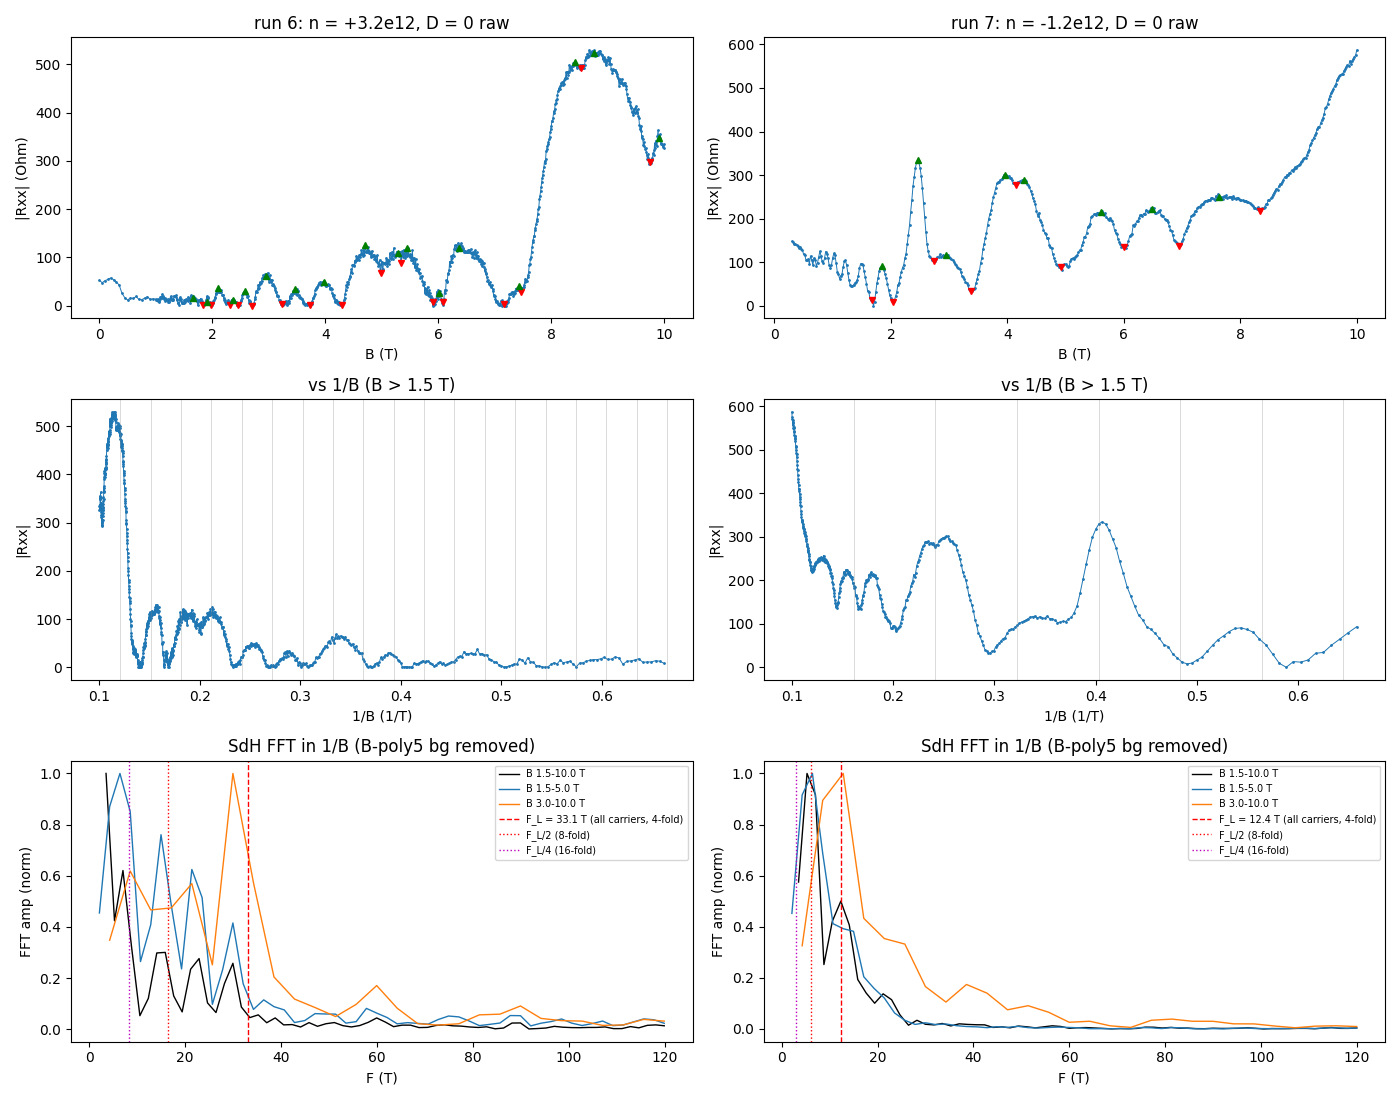

This figure's Python source:
"""sdh-spot-check read: runs 6 (e, n=+3.2e12) and 7 (h, n=-1.2e12), D = 0. Raw R(B), then sdh_onset + FFT in 1/B, LL index guesses."""
import numpy as np, matplotlib
matplotlib.use("Agg")
import matplotlib.pyplot as plt
from hera.analysis import open_run, resolve_channels, sdh_onset, sdh_fft, luttinger_frequency, SdhOnsetError
from scipy.signal import find_peaks
from scipy.ndimage import gaussian_filter1d

fig, ax = plt.subplots(3, 2, figsize=(14, 11))
for j, (rid, n12) in enumerate(((6, 3.2), (7, -1.2))):
    r = open_run(f"data/{rid}")
    ch = {c.cid: c for c in resolve_channels(r.meta)}
    B = r.col("magnet_field"); I = r.col("sr0_X") / ch["sr0"].gain
    R = (r.col("sr1_X") / ch["sr1"].gain) / I
    T = r.col("T_sample")
    o = np.argsort(B); B, R, I, T = B[o], R[o], I[o], T[o]
    FL = luttinger_frequency(abs(n12) * 1e16)
    print(f"\n=== run {rid}: n = {n12:+.1f}e12, F_L = {FL:.1f} T; R {R.min():.1f}..{R.max():.1f} Ohm; I {I.mean()*1e9:.2f} nA; T {T.mean():.3f} K; sign(R) {np.sign(np.median(R))}")
    Rs = np.abs(R)
    ax[0, j].plot(B, Rs, ".-", ms=2, lw=0.7); ax[0, j].set_xlabel("B (T)"); ax[0, j].set_ylabel("|Rxx| (Ohm)"); ax[0, j].set_title(f"run {rid}: n = {n12:+.1f}e12, D = 0 raw")
    # extrema on smoothed trace above 1.5 T
    m = B > 1.5; sm = gaussian_filter1d(Rs[m], 1.5)
    mins, _ = find_peaks(-sm, prominence=5); maxs, _ = find_peaks(sm, prominence=5)
    Bmin, Bmax = B[m][mins], B[m][maxs]
    print("Rxx minima at B =", np.round(Bmin, 2), " -> nu (4 F_L/B) =", np.round(4 * FL / Bmin, 1))
    print("Rxx maxima at B =", np.round(Bmax, 2), " -> nu =", np.round(4 * FL / Bmax, 1))
    ax[0, j].plot(Bmin, Rs[m][mins], "rv", ms=5); ax[0, j].plot(Bmax, Rs[m][maxs], "g^", ms=5)
    # 1/B plot
    ax[1, j].plot(1 / B[m], Rs[m], ".-", ms=2, lw=0.7); ax[1, j].set_xlabel("1/B (1/T)"); ax[1, j].set_ylabel("|Rxx|"); ax[1, j].set_title("vs 1/B (B > 1.5 T)")
    for k in range(1, 40):  # nu = 4k markers for F_L
        x = 4 * k / (4 * FL)
        if 1/10 < x < 1/1.5: ax[1, j].axvline(x, color="gray", lw=0.4, alpha=0.5)
    # onset + FFT
    for bhi in (10.0,):
        try:
            on = sdh_onset(Rs, B, b_hi=bhi, b_lo=1.0, r_full_scale=50e-6 / 10e-9)
            print(on.summary())
        except SdhOnsetError as e:
            print("sdh_onset:", e)
    for lo, hi, col in ((1.5, 10.0, "k"), (1.5, 5.0, "C0"), (3.0, 10.0, "C1")):
        f, sp = sdh_fft(Rs[:, None], B, b_range=(lo, hi), nfft=2048, bg_degree=5, log=False)
        sp = sp[0]; sel = (f > 2) & (f < 120)
        ax[2, j].plot(f[sel], sp[sel] / sp[sel].max(), col, lw=1, label=f"B {lo}-{hi} T")
        pk, _ = find_peaks(sp[sel], prominence=0.1 * sp[sel].max())
        print(f"FFT {lo}-{hi} T peaks (T): {np.round(f[sel][pk], 1)} rel amp {np.round(sp[sel][pk]/sp[sel].max(), 2)}")
    ax[2, j].axvline(FL, color="r", ls="--", lw=1, label=f"F_L = {FL:.1f} T (all carriers, 4-fold)")
    ax[2, j].axvline(FL / 2, color="r", ls=":", lw=1, label="F_L/2 (8-fold)"); ax[2, j].axvline(FL / 4, color="m", ls=":", lw=1, label="F_L/4 (16-fold)")
    ax[2, j].set_xlabel("F (T)"); ax[2, j].set_ylabel("FFT amp (norm)"); ax[2, j].legend(fontsize=7); ax[2, j].set_title("SdH FFT in 1/B (B-poly5 bg removed)")
fig.tight_layout(); fig.savefig("hera_scratch/sdh_spots.png", dpi=100); print("saved hera_scratch/sdh_spots.png")
